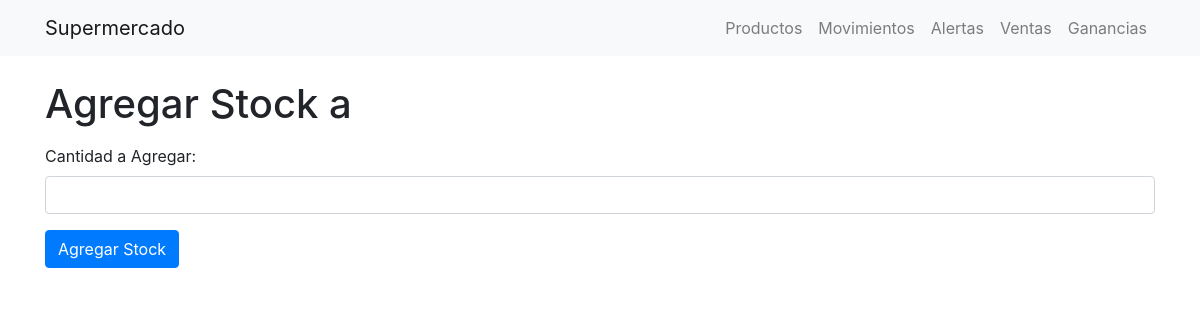
/agregar_stock/3, run on an earlier commit of the app's database.
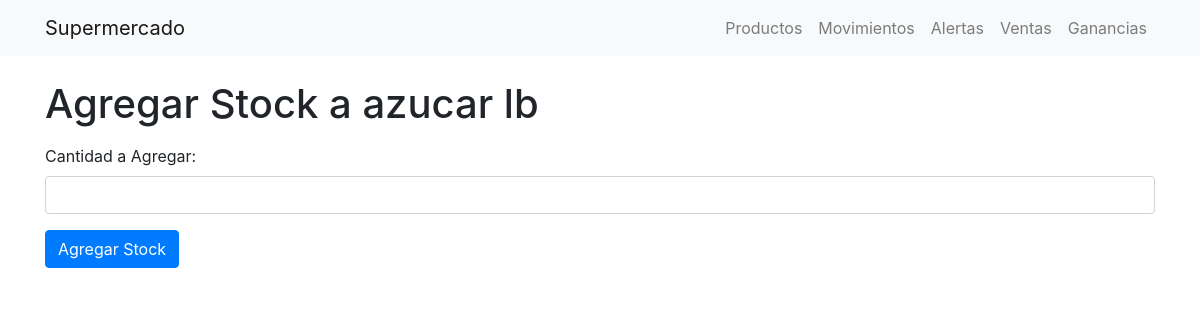
And on a later commit of the database.
### app.py (models this page shows)
class Producto(db.Model):
    id = db.Column(db.Integer, primary_key=True)
    nombre = db.Column(db.String(100), nullable=False)
    categoria = db.Column(db.String(100), nullable=False)
    precio_compra = db.Column(db.Float, nullable=False)
    precio_venta = db.Column(db.Float, nullable=False)
    stock_disponible = db.Column(db.Integer, nullable=False)
    proveedor = db.Column(db.String(100), nullable=False)
    umbral_alerta = db.Column(db.Integer, nullable=False, default=5)

### app.py (the view)
@app.route('/agregar_stock/<int:id>', methods=['GET', 'POST'])
def agregar_stock(id):
    producto = Producto.query.get(id)
    if request.method == 'POST':
        cantidad_a_agregar = int(request.form['cantidad_a_agregar'])
        producto.stock_disponible += cantidad_a_agregar
        db.session.commit()
        return redirect(url_for('productos'))
    return render_template('agregar_stock.html', producto=producto)

### templates/agregar_stock.html
{% extends 'index.html' %}
{% block content %}
    <h1>Agregar Stock a {{ producto.nombre }}</h1>
    <form method="post" class="mt-3">
        <div class="form-group">
            <label for="cantidad_a_agregar">Cantidad a Agregar:</label>
            <input type="number" class="form-control" id="cantidad_a_agregar" name="cantidad_a_agregar" required>
        </div>
        <button type="submit" class="btn btn-primary">Agregar Stock</button>
    </form>
{% endblock %}

What changed in the data, as far as the page shows it:
added Producto: nombre "azucar lb"
